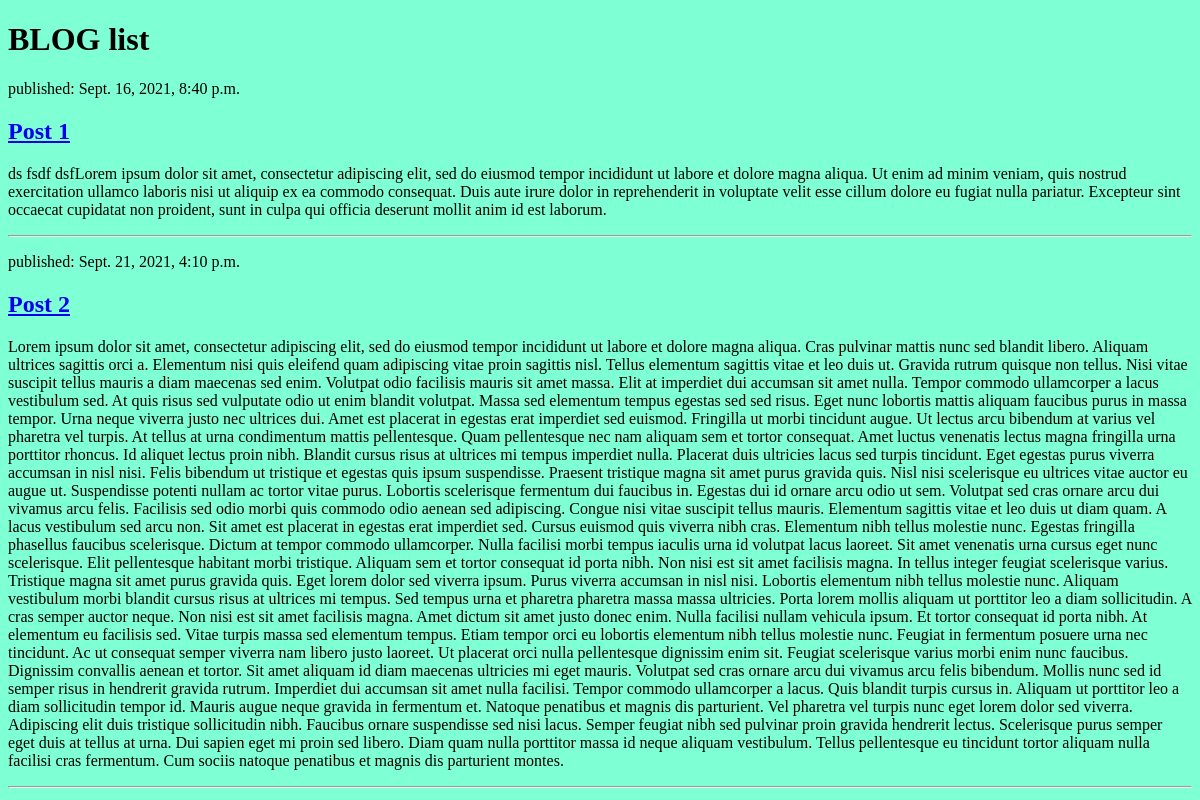
Before: / with the older database file.
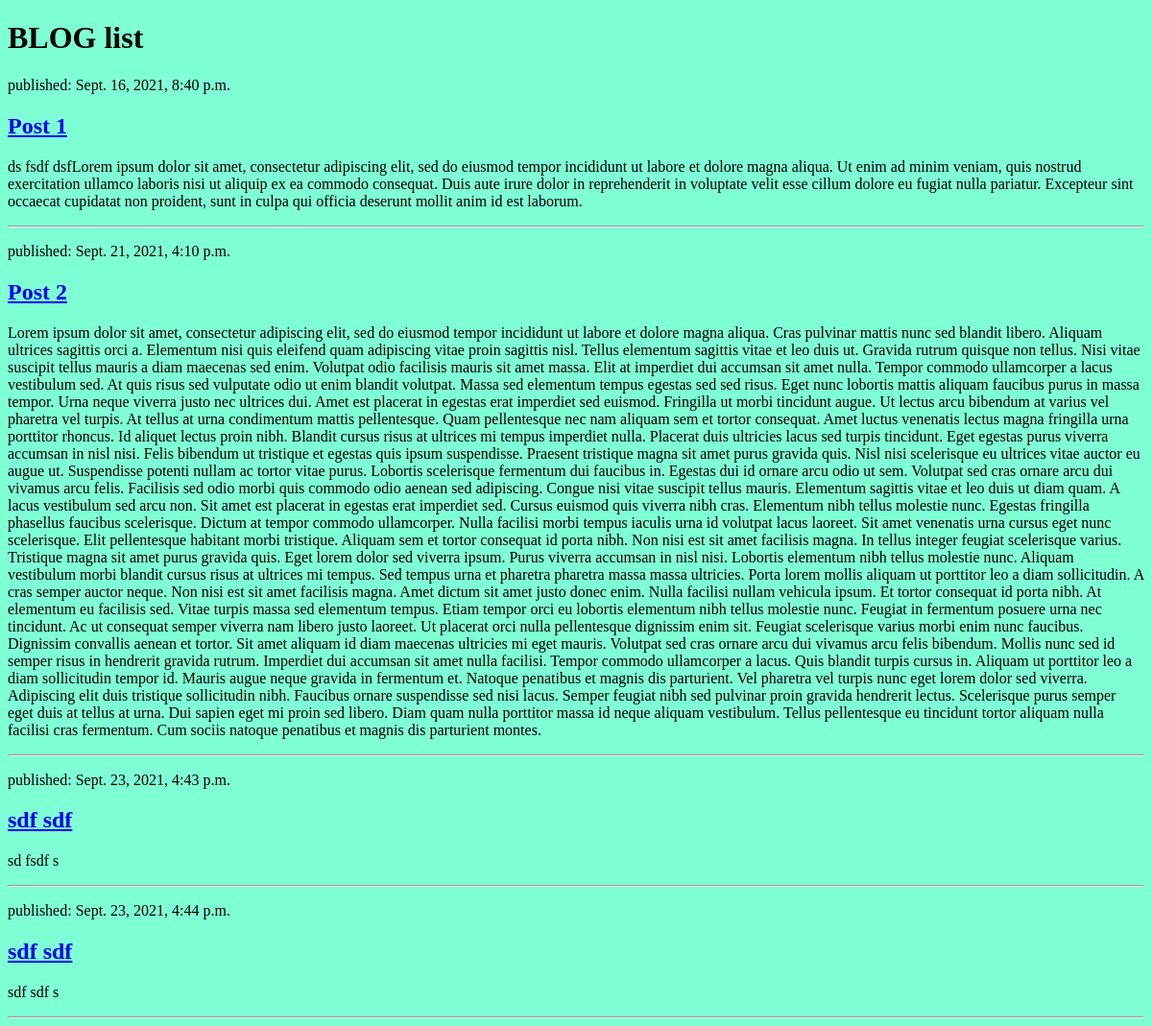
After: the same page with the newer database file.
### blog/models.py (models this page shows, shortened)
class Post(models.Model):
    author = models.ForeignKey('auth.User', on_delete=models.DO_NOTHING)
    title = models.CharField(max_length=200, null=False)
    text = models.TextField(null=False)
    create_date = models.DateTimeField(default=timezone.now)
    publish_date = models.DateTimeField(null=True)
    image = models.ImageField(upload_to='users/%Y/%m/%d/', blank=True, height_field=100, width_field=100)

### blog/views.py (the view)
# urls.py: url(r'^$', views.post_list, name='post_list'),
def post_list(request):
    posts = Post.objects.filter(publish_date__lte=timezone.now()).order_by('publish_date')
    return render(request, 'blog/post_lists.html', {'posts':posts})

### blog/templates/blog/post_lists.html
{% extends 'blog/base.html' %}
{% block content %}
    {% for post in posts %}
        <div class="post">
            <div class="date">
                <p>published: {{ post.publish_date }}</p>
            </div>
            <h2><a href="{% url 'post_detail' pk=post.pk %}">{{ post.title }}</a></h2>
            <p>{{ post.text }}</p>
            <hr>
        </div>
    {% endfor %}
{% endblock %}

### blog/templates/blog/base.html (shortened to what this page needs)
{% load static %}
<!DOCTYPE html>
<html lang="en">
<head>
    <link rel="stylesheet" href="{% static 'blog/css/blog.css' %}">
</head>
<body>
    <h1>BLOG list</h1>
    {% block content %}
    {% endblock %}
</body>
</html>

### blog/static/blog/css/blog.css (style rules this page uses)
body { background-color: aquamarine; }

Changed rows visible on the page:
added Post: publish_date "Sept. 23, 2021, 4:43 p.m.", title "sdf sdf", text "sd fsdf s"
added Post: publish_date "Sept. 23, 2021, 4:44 p.m.", title "sdf sdf", text "sdf sdf s"
